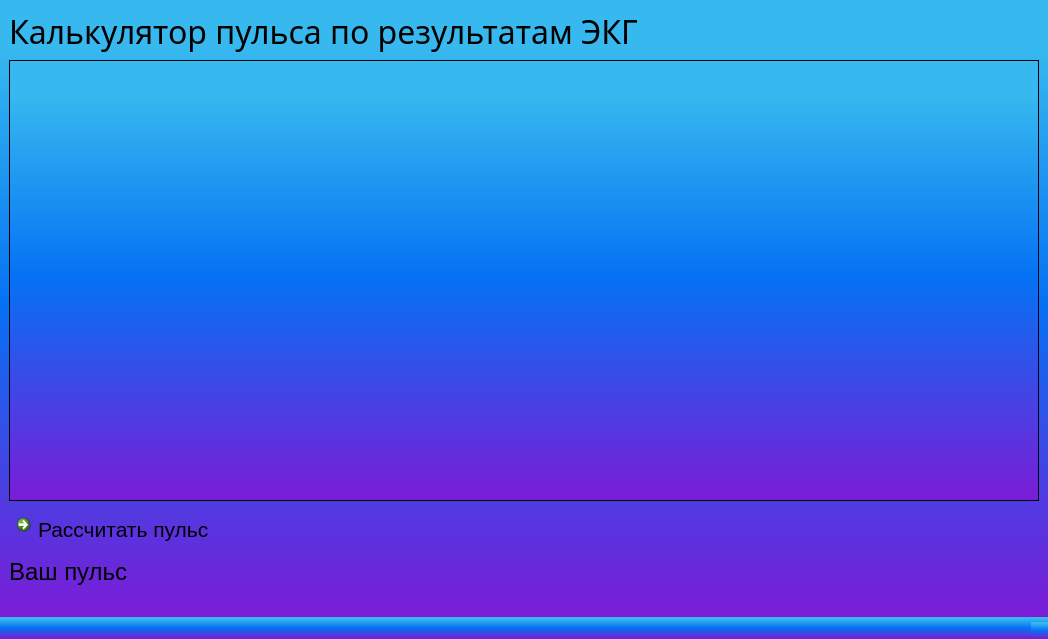
<?xml version="1.0" encoding="UTF-8"?>
<ui version="4.0">
 <class>MainWindow</class>
 <widget class="QMainWindow" name="MainWindow">
  <property name="enabled">
   <bool>true</bool>
  </property>
  <property name="geometry">
   <rect>
    <x>0</x>
    <y>0</y>
    <width>1048</width>
    <height>639</height>
   </rect>
  </property>
  <property name="cursor">
   <cursorShape>OpenHandCursor</cursorShape>
  </property>
  <property name="windowTitle">
   <string>MainWindow</string>
  </property>
  <property name="styleSheet">
   <string notr="true">background-color:qlineargradient(spread:pad, x1:0, y1:1, x2:0, y2:0, stop:0 rgba(124, 27, 214, 255), stop:0.505682 rgba(5, 113, 244, 255), stop:0.926136 rgba(55, 185, 239, 255));</string>
  </property>
  <widget class="QWidget" name="centralwidget">
   <property name="enabled">
    <bool>true</bool>
   </property>
   <layout class="QGridLayout" name="gridLayout">
    <item row="0" column="0">
     <widget class="QLabel" name="label">
      <property name="enabled">
       <bool>true</bool>
      </property>
      <property name="font">
       <font>
        <family>Montserrat</family>
        <pointsize>12</pointsize>
        <weight>50</weight>
        <italic>false</italic>
        <bold>false</bold>
       </font>
      </property>
      <property name="mouseTracking">
       <bool>true</bool>
      </property>
      <property name="styleSheet">
       <string notr="true">font: 12pt &quot;Montserrat&quot;;
background: transparent;</string>
      </property>
      <property name="text">
       <string>&lt;html&gt;&lt;head/&gt;&lt;body&gt;&lt;p&gt;&lt;span style=&quot; font-size:24pt;&quot;&gt;Калькулятор пульса по результатам ЭКГ&lt;/span&gt;&lt;/p&gt;&lt;/body&gt;&lt;/html&gt;</string>
      </property>
     </widget>
    </item>
    <item row="2" column="0">
     <widget class="QCommandLinkButton" name="btn_calc_pulse">
      <property name="minimumSize">
       <size>
        <width>0</width>
        <height>41</height>
       </size>
      </property>
      <property name="font">
       <font>
        <family>Segoe UI</family>
        <pointsize>16</pointsize>
        <weight>50</weight>
        <bold>false</bold>
       </font>
      </property>
      <property name="tabletTracking">
       <bool>false</bool>
      </property>
      <property name="statusTip">
       <string/>
      </property>
      <property name="whatsThis">
       <string/>
      </property>
      <property name="autoFillBackground">
       <bool>false</bool>
      </property>
      <property name="text">
       <string>Рассчитать пульс</string>
      </property>
      <property name="icon">
       <iconset>
        <normaloff>../../PycharmProjects/desktop_app/static/icon_pulse.png</normaloff>../../PycharmProjects/desktop_app/static/icon_pulse.png</iconset>
      </property>
      <property name="iconSize">
       <size>
        <width>30</width>
        <height>30</height>
       </size>
      </property>
      <property name="shortcut">
       <string/>
      </property>
     </widget>
    </item>
    <item row="3" column="0">
     <widget class="QLabel" name="label_4">
      <property name="enabled">
       <bool>true</bool>
      </property>
      <property name="maximumSize">
       <size>
        <width>2444354</width>
        <height>45545</height>
       </size>
      </property>
      <property name="styleSheet">
       <string notr="true">background: transparent;
</string>
      </property>
      <property name="text">
       <string>&lt;html&gt;&lt;head/&gt;&lt;body&gt;&lt;p&gt;&lt;span style=&quot; font-size:18pt;&quot;&gt;Ваш пульс&lt;/span&gt;&lt;/p&gt;&lt;/body&gt;&lt;/html&gt;</string>
      </property>
     </widget>
    </item>
    <item row="4" column="0">
     <widget class="QLineEdit" name="pulse">
      <property name="styleSheet">
       <string notr="true">background: transparent;
border: 2px solid 'black';
border-radius: 10;
color:black;
font: 16pt &quot;Montserrat&quot;;</string>
      </property>
     </widget>
    </item>
    <item row="1" column="0">
     <widget class="PlotWidget" name="graphicsView">
      <property name="enabled">
       <bool>true</bool>
      </property>
      <property name="sizePolicy">
       <sizepolicy hsizetype="Preferred" vsizetype="Expanding">
        <horstretch>0</horstretch>
        <verstretch>0</verstretch>
       </sizepolicy>
      </property>
      <property name="minimumSize">
       <size>
        <width>760</width>
        <height>0</height>
       </size>
      </property>
      <property name="mouseTracking">
       <bool>true</bool>
      </property>
      <property name="styleSheet">
       <string notr="true">background:'white';</string>
      </property>
      <property name="interactive">
       <bool>true</bool>
      </property>
     </widget>
    </item>
   </layout>
   <zorder>btn_calc_pulse</zorder>
   <zorder>label</zorder>
   <zorder>pulse</zorder>
   <zorder>graphicsView</zorder>
   <zorder>label_4</zorder>
  </widget>
  <widget class="QMenuBar" name="menubar">
   <property name="geometry">
    <rect>
     <x>0</x>
     <y>0</y>
     <width>1048</width>
     <height>21</height>
    </rect>
   </property>
  </widget>
  <widget class="QStatusBar" name="statusbar"/>
 </widget>
 <customwidgets>
  <customwidget>
   <class>PlotWidget</class>
   <extends>QGraphicsView</extends>
   <header>pyqtgraph</header>
  </customwidget>
 </customwidgets>
 <resources/>
 <connections/>
</ui>
